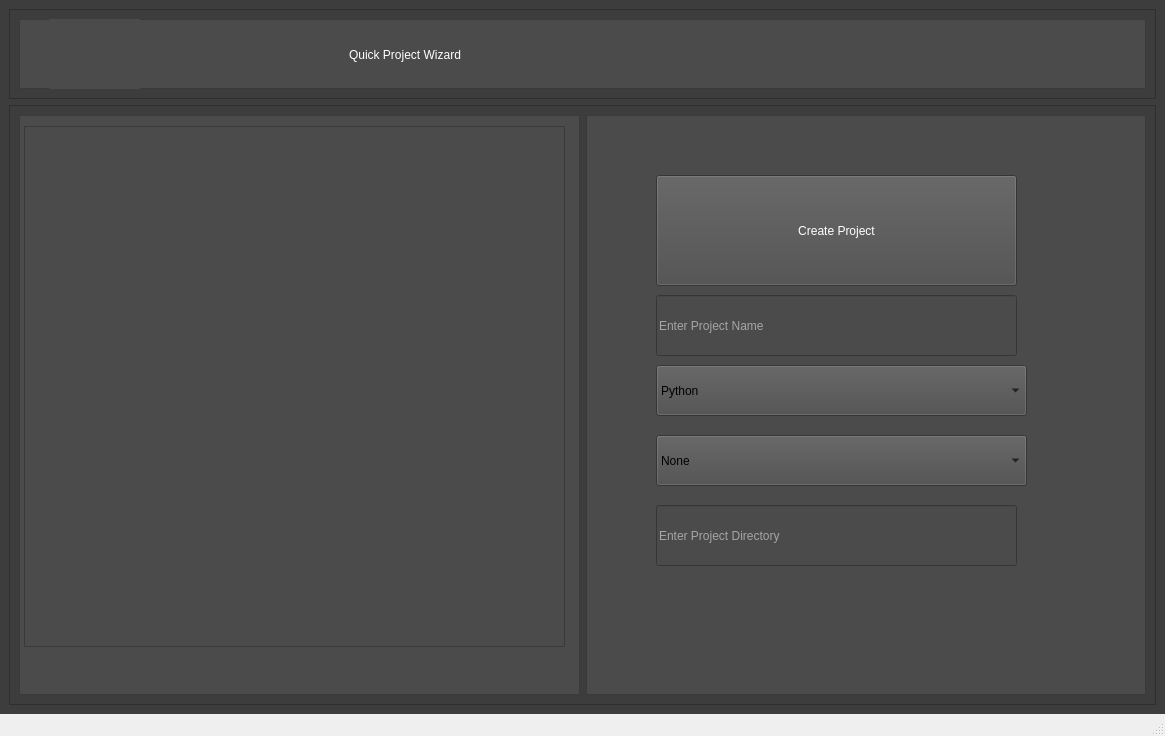
<?xml version="1.0" encoding="UTF-8"?>
<ui version="4.0">
 <class>MainWindow</class>
 <widget class="QMainWindow" name="MainWindow">
  <property name="geometry">
   <rect>
    <x>0</x>
    <y>0</y>
    <width>1165</width>
    <height>736</height>
   </rect>
  </property>
  <property name="windowTitle">
   <string>MainWindow</string>
  </property>
  <widget class="QWidget" name="centralwidget">
   <property name="styleSheet">
    <string notr="true">background-color: rgb(61, 61, 61);</string>
   </property>
   <layout class="QVBoxLayout" name="verticalLayout">
    <item>
     <widget class="QFrame" name="frame">
      <property name="maximumSize">
       <size>
        <width>16777215</width>
        <height>90</height>
       </size>
      </property>
      <property name="autoFillBackground">
       <bool>false</bool>
      </property>
      <property name="styleSheet">
       <string notr="true"/>
      </property>
      <property name="frameShape">
       <enum>QFrame::StyledPanel</enum>
      </property>
      <property name="frameShadow">
       <enum>QFrame::Raised</enum>
      </property>
      <layout class="QHBoxLayout" name="horizontalLayout_2">
       <item>
        <widget class="QFrame" name="frame_6">
         <property name="styleSheet">
          <string notr="true">background-color: rgb(75, 75, 75);</string>
         </property>
         <property name="frameShape">
          <enum>QFrame::StyledPanel</enum>
         </property>
         <property name="frameShadow">
          <enum>QFrame::Raised</enum>
         </property>
         <widget class="QLabel" name="label_4">
          <property name="geometry">
           <rect>
            <x>30</x>
            <y>0</y>
            <width>91</width>
            <height>71</height>
           </rect>
          </property>
          <property name="text">
           <string/>
          </property>
          <property name="pixmap">
           <pixmap resource="designer.qrc">:/images/images/Logo.ico</pixmap>
          </property>
          <property name="scaledContents">
           <bool>true</bool>
          </property>
         </widget>
         <widget class="QLabel" name="label_5">
          <property name="geometry">
           <rect>
            <x>330</x>
            <y>10</y>
            <width>571</width>
            <height>51</height>
           </rect>
          </property>
          <property name="styleSheet">
           <string notr="true">color: rgb(255, 255, 255);
font: 28pt &quot;Viner Hand ITC&quot;;
</string>
          </property>
          <property name="text">
           <string>Quick Project Wizard</string>
          </property>
          <property name="scaledContents">
           <bool>false</bool>
          </property>
         </widget>
        </widget>
       </item>
      </layout>
     </widget>
    </item>
    <item>
     <widget class="QFrame" name="frame_2">
      <property name="styleSheet">
       <string notr="true"/>
      </property>
      <property name="frameShape">
       <enum>QFrame::StyledPanel</enum>
      </property>
      <property name="frameShadow">
       <enum>QFrame::Raised</enum>
      </property>
      <layout class="QHBoxLayout" name="horizontalLayout">
       <item>
        <widget class="QFrame" name="frame_5">
         <property name="styleSheet">
          <string notr="true">background-color: rgb(75, 75, 75);</string>
         </property>
         <property name="frameShape">
          <enum>QFrame::StyledPanel</enum>
         </property>
         <property name="frameShadow">
          <enum>QFrame::Raised</enum>
         </property>
         <widget class="QListWidget" name="listWidget">
          <property name="geometry">
           <rect>
            <x>5</x>
            <y>11</y>
            <width>541</width>
            <height>521</height>
           </rect>
          </property>
         </widget>
        </widget>
       </item>
       <item>
        <widget class="QFrame" name="frame_4">
         <property name="styleSheet">
          <string notr="true">background-color: rgb(75, 75, 75);</string>
         </property>
         <property name="frameShape">
          <enum>QFrame::StyledPanel</enum>
         </property>
         <property name="frameShadow">
          <enum>QFrame::Raised</enum>
         </property>
         <widget class="QLineEdit" name="projectNamer">
          <property name="geometry">
           <rect>
            <x>70</x>
            <y>180</y>
            <width>361</width>
            <height>61</height>
           </rect>
          </property>
          <property name="styleSheet">
           <string notr="true">color: rgb(255, 255, 255);
font: 10pt &quot;MS Shell Dlg 2&quot;;</string>
          </property>
          <property name="text">
           <string/>
          </property>
          <property name="placeholderText">
           <string>Enter Project Name</string>
          </property>
         </widget>
         <widget class="QPushButton" name="pushButton_4">
          <property name="geometry">
           <rect>
            <x>70</x>
            <y>60</y>
            <width>361</width>
            <height>111</height>
           </rect>
          </property>
          <property name="styleSheet">
           <string notr="true">font: 12pt &quot;MS Shell Dlg 2&quot;;
color: rgb(255, 255, 255);</string>
          </property>
          <property name="text">
           <string>Create Project</string>
          </property>
         </widget>
         <widget class="QComboBox" name="comboBox">
          <property name="geometry">
           <rect>
            <x>70</x>
            <y>250</y>
            <width>371</width>
            <height>51</height>
           </rect>
          </property>
          <property name="styleSheet">
           <string notr="true">font: 14pt &quot;MS Shell Dlg 2&quot;;</string>
          </property>
          <item>
           <property name="text">
            <string>Python</string>
           </property>
          </item>
          <item>
           <property name="text">
            <string>C#</string>
           </property>
          </item>
          <item>
           <property name="text">
            <string>Ruby</string>
           </property>
          </item>
          <item>
           <property name="text">
            <string>Web</string>
           </property>
          </item>
         </widget>
         <widget class="QComboBox" name="comboBox_2">
          <property name="geometry">
           <rect>
            <x>70</x>
            <y>320</y>
            <width>371</width>
            <height>51</height>
           </rect>
          </property>
          <property name="styleSheet">
           <string notr="true">font: 14pt &quot;MS Shell Dlg 2&quot;;</string>
          </property>
          <item>
           <property name="text">
            <string>None</string>
           </property>
          </item>
          <item>
           <property name="text">
            <string>Flask</string>
           </property>
          </item>
          <item>
           <property name="text">
            <string>PyGame</string>
           </property>
          </item>
          <item>
           <property name="text">
            <string>Django</string>
           </property>
          </item>
         </widget>
         <widget class="QLineEdit" name="projectNamer_2">
          <property name="geometry">
           <rect>
            <x>70</x>
            <y>390</y>
            <width>361</width>
            <height>61</height>
           </rect>
          </property>
          <property name="styleSheet">
           <string notr="true">color: rgb(255, 255, 255);
font: 10pt &quot;MS Shell Dlg 2&quot;;</string>
          </property>
          <property name="text">
           <string/>
          </property>
          <property name="placeholderText">
           <string>Enter Project Directory</string>
          </property>
         </widget>
        </widget>
       </item>
      </layout>
     </widget>
    </item>
   </layout>
  </widget>
  <widget class="QMenuBar" name="menubar">
   <property name="geometry">
    <rect>
     <x>0</x>
     <y>0</y>
     <width>1165</width>
     <height>26</height>
    </rect>
   </property>
  </widget>
  <widget class="QStatusBar" name="statusbar"/>
 </widget>
 <resources>
  <include location="designer.qrc"/>
 </resources>
 <connections/>
</ui>
